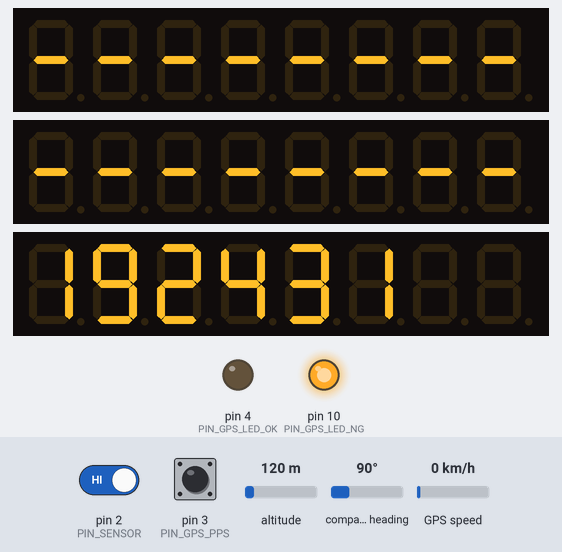
Bench run of a sketch on a simulated Arduino Uno, built with avr-gcc and run on an emulated ATmega328P. Shown: 3 × 8-digit seven-segment display, output pins drawn as LEDs (lit = HIGH). The inputs (shaded band) are chosen by the test bench; at power-on: pin 2 (PIN_SENSOR) HIGH, pin 3 (PIN_GPS_PPS) HIGH, altitude 120 m, compass heading 90°, GPS speed 0 km/h. The GPS gets a fix after 3 s at 37.7749, -122.4194 with 8 satellites.

Above: at 1.7 s.
1.8 s: pin 2 (PIN_SENSOR) driven LOW
At 3.4 s:
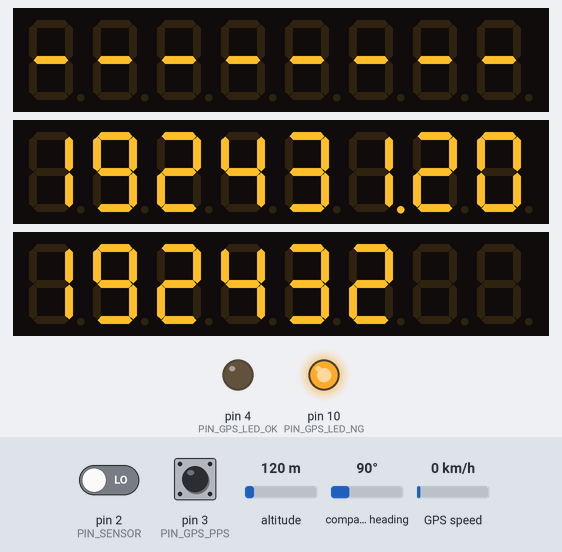
At 4.4 s:
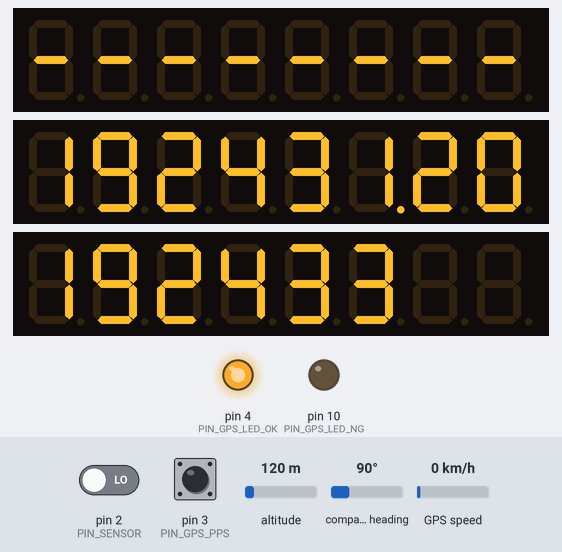
Timing chart, 0 to 5.9 s (numbered marks = the images above; inputs shaded):
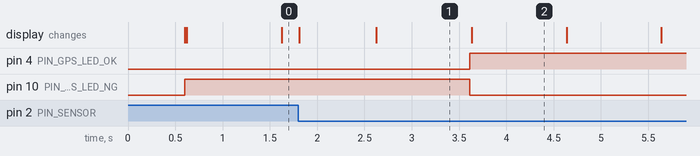

The sketch:

goal_timer.ino
```cpp
/*
 * goal_timer.ino — ゴール計測器（光電センサ＋GPS時刻＋7セグLED×3）
 *
 * 概要
 * -----
 * 光電センサでライダーの通過を検知し、GPSモジュールから取得した時刻（0時からの経過時間）を
 * 記録する。3台の8桁7セグメントLED表示器に「最新通過時刻」「ひとつ前の通過時刻」「現在時刻」を
 * 表示し続ける。GPSの測位状態は緑／赤2つのLEDで示す（緑＝受信良好、赤＝問題あり）。
 *
 * ゴールオフィシャルは、表示された時刻とBIBナンバー（目視確認）を、
 * レース計時集計ツール（index.html）の「③タイム入力」に手入力する。
 * このマイコンはPCやネットワークには一切接続しない（配線は電源とセンサ・GPS・表示器のみ）。
 *
 * 通過時刻の表示形式："HHMMSSff"（8桁、6桁目の右に小数点灯）→ 見た目は "100523.45"
 * （現在時刻は秒までの "HHMMSS"。右の2桁は消灯）
 * これはレース計時集計ツールのタイム入力欄がそのまま受け付ける形式なので、
 * 表示されている数字をそのまま（小数点を含めて）入力すればよい。
 *
 * 必要ライブラリ（Arduino IDEの「ライブラリマネージャ」からインストール）：
 *   - TinyGPSPlus（Mikal Hart）
 *   - LedControl（Eberhard Fahle）
 *
 * 時刻合わせ：GPSの1PPS信号（秒の始まりのパルス）を基準にする。1PPSが無いと時計が0.4秒ほど遅れる。
 *
 * 対象ボード：Arduino Nano / Uno など ATmega328P系（5V・16MHz）
 * 配線・部品は firmware/goal_timer/README.md を参照。
 */

#include <SoftwareSerial.h>
#include <TinyGPSPlus.h>
#include <LedControl.h>

// ------------------------------------------------------------------
// ピン設定（README.md の配線表と対応させること）
// ------------------------------------------------------------------
const uint8_t PIN_SENSOR     = 2;  // 光電センサ出力（D2/D3のみ割り込み対応。センサ検知でLOWになる前提＝INPUT_PULLUP）
const uint8_t PIN_GPS_PPS    = 3;  // GPSモジュールの1PPS（秒の始まりを示す1秒ごとのパルス。D2/D3のみ割り込み対応）
const uint8_t PIN_GPS_LED_OK = 4;  // GPS受信良好LED（緑。+抵抗、GND側へ）
const uint8_t PIN_GPS_RX     = 5;  // ArduinoのRX ← GPSモジュールのTXへ接続
const uint8_t PIN_GPS_TX     = 6;  // ArduinoのTX → GPSモジュールのRXへ接続（受信専用なら未配線でも可）
const uint8_t PIN_DISP_DIN   = 7;  // 表示器チェーンのDIN（3台共通・デイジーチェーン）
const uint8_t PIN_DISP_CLK   = 8;  // 表示器チェーンのCLK（3台共通）
const uint8_t PIN_DISP_CS    = 9;  // 表示器チェーンのCS/LOAD（3台共通）
const uint8_t PIN_GPS_LED_NG = 10; // GPS受信注意LED（赤。+抵抗、GND側へ）

// LedControlのデバイス番号（Arduinoに近い側から0,1,2。README.mdの配線図参照）
// 表示器は上から「現在時刻／最新通過時刻／ひとつ前の通過時刻」の順に並べる
// （＝数珠つなぎの一番遠い台が一番上、Arduinoに一番近い台が一番下）。
const uint8_t DISP_CLOCK  = 2;   // 現在時刻（上）
const uint8_t DISP_LATEST = 1;   // 最新通過時刻（中）
const uint8_t DISP_PREV   = 0;   // ひとつ前の通過時刻（下）

const uint8_t DISP_COUNT    = 3;
const uint8_t DISP_BRIGHT   = 8;    // 表示の明るさ（0〜15。屋外なら明るめ推奨）
const unsigned long GPS_BAUD      = 9600;
const unsigned long DEBOUNCE_MS   = 300;  // 検知が終わってからこの時間、信号が無ければ次の通過を受け付ける（連続通過の想定間隔に応じて調整）
const unsigned long GPS_STALE_MS  = 2000; // これより古いGPS時刻情報は同期に使わない
const unsigned long GPS_FIX_STALE_MS = 3000; // 位置情報がこれより古ければ「受信不良」とみなす（アンテナを覆ったとき等）
const unsigned long GPS_QUIET_MS  = 20;   // これだけ何も届かなければ、GPSの受信が一段落したとみなす
const unsigned long PPS_MIN_MS    = 950;  // 1PPSの間隔がこの範囲なら正しいパルスとみなす（ノイズ除け）
const unsigned long PPS_MAX_MS    = 1050;
const unsigned long PPS_MATCH_MS  = 950;  // 文が届いたとき、これ以内に来ていたパルスを「その文の秒の始まり」とみなす
const unsigned long PPS_LOST_MS   = 3000; // これだけパルスで合わせられなければ、文だけで合わせる方式に戻す
const unsigned long CLOCK_TICK_MS = 10;   // 現在時刻の秒が変わったかを確かめる間隔
const unsigned long HDOP_OK       = 500;  // HDOP(精度の目安)がこれ以下(×100した整数)なら測位良好とみなす。生値5.0=500

const uint32_t DAY_MS = 86400000UL;
const uint32_t TZ_OFFSET_MS = 9UL * 3600000UL; // GPSの時刻（UTC）に足す時差。日本時間＝+9時間

SoftwareSerial gpsSerial(PIN_GPS_RX, PIN_GPS_TX);
TinyGPSPlus gps;
LedControl lc(PIN_DISP_DIN, PIN_DISP_CLK, PIN_DISP_CS, DISP_COUNT);

// --- GPSで同期した内部時計 ---
// GPSの新しい時刻が来るたびに「0時からのミリ秒」とそのときのmillis()を記録しておき、
// 表示のたびはmillis()との差分で進めた時刻を使う。GPSが一時的に途切れても表示は止まらない。
bool timeSynced = false;
uint32_t syncedMsOfDay  = 0;
unsigned long syncedAtMillis = 0;

// --- 1PPS（秒の始まりのパルス） ---
// GPSの文（NMEA）は、その秒が始まってから0.25〜0.4秒ほど遅れて届く。文が届いた瞬間で時計を合わせると
// その分だけ時計が遅れるので、秒の始まりちょうどに出る1PPSの瞬間を基準にし、文は
// 「そのパルスが何時何分何秒か」を知るためだけに使う。
// 秋月 AE-GYSFDMAXB の1PPS端子は、秒の始まりでLOWに下がる（実測）ので、立ち下がりで割り込む。
// 1PPSが来ていない間（未配線・測位前）は、文が届いた瞬間で合わせる（遅れたまま）。
volatile unsigned long ppsAtMillis = 0; // 最後のパルスが来た瞬間の millis()
volatile bool ppsValid = false;         // そのパルスが、前のパルスからほぼ1秒後に来た正しいものか
bool ppsSynced = false;                 // true＝1PPSで合わせている
unsigned long lastPpsSyncAt = 0;

// --- センサ検知 ---
// 1回の通過を1回だけ記録するため、いったん記録したら、信号が「検知していない状態」のまま
// DEBOUNCE_MS 続くまで次を受け付けない（センサが検知しっぱなし・出力のばたつき・
// 自転車の前輪と後輪で光が2回切れる、のどれも1回の通過として扱える）。
volatile bool armed = true;               // true＝次の通過を受け付けられる
volatile bool sensorFired = false;        // 新しい通過を検知した（loop()で記録・表示する）
volatile unsigned long firedAtMillis = 0; // その通過の最初の信号が入った瞬間の millis()
volatile unsigned long lastEdgeAt = 0;    // 最後に信号が入った millis()（受け付け再開の判定用）

bool hasLatest = false, hasPrev = false;
uint32_t latestMsOfDay = 0, prevMsOfDay = 0;

void onSensorInterrupt() {
  // 割り込み内は最小限（時刻の控えとフラグだけ）。記録や表示更新はloop()側で行う。
  // 通過の瞬間の millis() をここで控えるので、loop()側の処理（表示更新など）で時刻が遅れない。
  unsigned long now = millis();
  lastEdgeAt = now;
  if (armed) {
    armed = false;
    firedAtMillis = now;
    sensorFired = true;
  }
}

void onPpsInterrupt() {
  unsigned long now = millis();
  unsigned long interval = now - ppsAtMillis;
  ppsValid = (interval >= PPS_MIN_MS && interval <= PPS_MAX_MS);
  ppsAtMillis = now;
}

// millis() の値 at の時点の時刻（0時からのミリ秒）を返す
uint32_t msOfDayAt(unsigned long at) {
  if (!timeSynced) return 0;
  // at が直近の同期よりわずかに前（検知の直後にGPS同期が入った場合）でも正しく計算できるよう、差は符号付きで扱う
  int32_t delta = (int32_t)(at - syncedAtMillis);
  return (uint32_t)(syncedMsOfDay + DAY_MS + delta) % DAY_MS; // 日付をまたいだら0時に戻す
}

uint32_t currentMsOfDay() {
  return msOfDayAt(millis());
}

void syncFromGps() {
  if (!gps.time.isValid() || !gps.date.isValid()) return;
  if (gps.time.age() > GPS_STALE_MS) return; // 古い情報では同期しない
  uint32_t ms = ((uint32_t)gps.time.hour() * 3600UL
               + (uint32_t)gps.time.minute() * 60UL
               + (uint32_t)gps.time.second()) * 1000UL
               + (uint32_t)gps.time.centisecond() * 10UL;
  ms = (ms + TZ_OFFSET_MS) % DAY_MS; // UTC → 日本時間

  unsigned long now = millis();
  noInterrupts();
  unsigned long ppsAt = ppsAtMillis;
  bool valid = ppsValid;
  interrupts();

  if (valid && now - ppsAt < PPS_MATCH_MS) {
    // この文の時刻は、直前のパルスの瞬間の時刻
    syncedMsOfDay  = ms;
    syncedAtMillis = ppsAt;
    timeSynced = true;
    ppsSynced = true;
    lastPpsSyncAt = now;
  } else if (!ppsSynced || now - lastPpsSyncAt > PPS_LOST_MS) {
    // パルスが来ていない：文が届いた瞬間で合わせる（その分だけ時計は遅れる）
    syncedMsOfDay  = ms;
    syncedAtMillis = now;
    timeSynced = true;
    ppsSynced = false;
  }
}

bool gpsFixGood() {
  if (!gps.location.isValid() || !timeSynced) return false;
  if (gps.location.age() > GPS_FIX_STALE_MS) return false; // 測位できなくなっている
  if (!gps.hdop.isValid()) return true; // HDOPが得られない機種でも、位置・時刻が有効なら良好とみなす
  return gps.hdop.value() <= HDOP_OK;
}

// 8桁7セグに「HHMMSSff」を表示する（6桁目＝秒の1の位の右にドット→ "100523.45" のように見える）
void showTime(uint8_t dev, uint32_t msOfDay) {
  uint32_t totalSec = msOfDay / 1000UL;
  uint8_t hh = (totalSec / 3600UL) % 24;
  uint8_t mm = (totalSec / 60UL) % 60UL;
  uint8_t ss = totalSec % 60UL;
  uint8_t ff = (uint8_t)((msOfDay % 1000UL) / 10UL); // 1/100秒
  uint8_t d[8] = { (uint8_t)(hh/10), (uint8_t)(hh%10), (uint8_t)(mm/10), (uint8_t)(mm%10),
                   (uint8_t)(ss/10), (uint8_t)(ss%10), (uint8_t)(ff/10), (uint8_t)(ff%10) };
  for (uint8_t i = 0; i < 8; i++) {
    bool dp = (i == 5); // 左から6桁目（0始まりでindex5）の右にドット
    lc.setDigit(dev, 7 - i, d[i], dp);
  }
}

// 現在時刻用：「HHMMSS」を左から6桁に表示する（秒まで。右の2桁は消灯、小数点なし）。
// 桁の位置は通過時刻の表示とそろえてあるので、上下に並べたときに時・分・秒が同じ位置に来る。
void showClock(uint8_t dev, uint32_t msOfDay) {
  uint32_t totalSec = msOfDay / 1000UL;
  uint8_t hh = (totalSec / 3600UL) % 24;
  uint8_t mm = (totalSec / 60UL) % 60UL;
  uint8_t ss = totalSec % 60UL;
  uint8_t d[6] = { (uint8_t)(hh/10), (uint8_t)(hh%10), (uint8_t)(mm/10), (uint8_t)(mm%10),
                   (uint8_t)(ss/10), (uint8_t)(ss%10) };
  for (uint8_t i = 0; i < 6; i++) lc.setDigit(dev, 7 - i, d[i], false);
  lc.setRow(dev, 1, 0x00);
  lc.setRow(dev, 0, 0x00);
}

void showBlank(uint8_t dev) {
  for (uint8_t i = 0; i < 8; i++) lc.setRow(dev, i, 0x00);
}

// 未同期であることを示す（全桁に "-" を表示）
void showDashes(uint8_t dev) {
  for (uint8_t i = 0; i < 8; i++) lc.setChar(dev, i, '-', false);
}

void setup() {
  pinMode(PIN_SENSOR, INPUT_PULLUP); // NPNオープンコレクタ（検知時にLOW）のセンサを想定
  pinMode(PIN_GPS_LED_OK, OUTPUT);
  pinMode(PIN_GPS_LED_NG, OUTPUT);
  digitalWrite(PIN_GPS_LED_OK, LOW);
  digitalWrite(PIN_GPS_LED_NG, LOW);
  attachInterrupt(digitalPinToInterrupt(PIN_SENSOR), onSensorInterrupt, FALLING);

  pinMode(PIN_GPS_PPS, INPUT_PULLUP); // 未配線のときにノイズで誤動作しないよう、内蔵プルアップでHIGHに固定しておく
  attachInterrupt(digitalPinToInterrupt(PIN_GPS_PPS), onPpsInterrupt, FALLING);

  gpsSerial.begin(GPS_BAUD);
  // GPSモジュールが出す文を RMC と GGA の2種類だけに絞る（時刻・測位状態・HDOPはこの2つで足りる）。
  // 初期設定のままだと毎秒の文字数が多すぎて、ソフトウェアシリアルの受信が追いつかず取りこぼす。
  // 電源を切ると設定は元に戻るので、起動のたびに送る（MediaTek系のGPS用のコマンド。D6→RXD が未配線なら何も起きない）。
  delay(500);
  gpsSerial.print(F("$PMTK314,0,1,0,1,0,0,0,0,0,0,0,0,0,0,0,0,0,0,0*28\r\n"));

  for (uint8_t i = 0; i < DISP_COUNT; i++) {
    lc.shutdown(i, false);
    lc.setIntensity(i, DISP_BRIGHT);
    lc.clearDisplay(i);
  }
  showDashes(DISP_LATEST);
  showDashes(DISP_PREV);
  showDashes(DISP_CLOCK);
}

void loop() {
  // --- GPSデータを読み進める ---
  static unsigned long lastRxAt = 0;
  while (gpsSerial.available()) {
    gps.encode(gpsSerial.read());
    lastRxAt = millis();
  }
  if (gps.time.isUpdated()) syncFromGps();
  // GPSの文を受信している最中は、ソフトウェアシリアルの受信処理にCPUをほぼ取られる。
  // その間に表示の更新など時間のかかる処理をすると受信バッファがあふれて文が欠けるので、
  // 受信が一段落する（GPS_QUIET_MS のあいだ何も届かない）まで後回しにする。
  // 通過の時刻は割り込みの中で控えてあるので、表示が少し遅れても記録される時刻は変わらない。
  bool gpsBusy = (millis() - lastRxAt < GPS_QUIET_MS);

  // --- GPS測位状態LED：緑＝受信良好、赤＝問題あり ---
  // 赤は状況によって点滅／点灯を使い分ける：
  //   ・一度も時刻同期できていない（探索中）→ 点滅
  //   ・過去に同期済みだが、現在は測位精度が悪い／位置情報が取れない → 点灯
  static unsigned long lastBlinkAt = 0;
  static bool blinkState = false;
  if (gpsFixGood()) {
    digitalWrite(PIN_GPS_LED_OK, HIGH);
    digitalWrite(PIN_GPS_LED_NG, LOW);
  } else {
    digitalWrite(PIN_GPS_LED_OK, LOW);
    if (!timeSynced) {
      if (millis() - lastBlinkAt > 400) {
        lastBlinkAt = millis();
        blinkState = !blinkState;
        digitalWrite(PIN_GPS_LED_NG, blinkState ? HIGH : LOW);
      }
    } else {
      digitalWrite(PIN_GPS_LED_NG, HIGH);
    }
  }

  // --- センサ検知：新しい通過を記録・表示 ---
  if (sensorFired && !gpsBusy) {
    noInterrupts();
    sensorFired = false;
    unsigned long at = firedAtMillis;
    interrupts();
    if (timeSynced) {
      if (hasLatest) { prevMsOfDay = latestMsOfDay; hasPrev = true; }
      latestMsOfDay = msOfDayAt(at);
      hasLatest = true;
      showTime(DISP_LATEST, latestMsOfDay);
      if (hasPrev) showTime(DISP_PREV, prevMsOfDay);
    }
    // timeSynced==false（GPS同期前）の通過は記録できない。赤LEDが点滅中は計測開始前と分かる。
  }

  // --- 受け付けの再開：検知していない状態が DEBOUNCE_MS 続いたら次の通過を受け付ける ---
  if (!armed) {
    unsigned long now = millis();
    noInterrupts();
    if (digitalRead(PIN_SENSOR) == LOW) lastEdgeAt = now; // まだ検知中
    if (now - lastEdgeAt >= DEBOUNCE_MS) armed = true;
    interrupts();
  }

  // --- 現在時刻表示（秒まで。秒が変わったときだけ書き換える） ---
  static unsigned long lastClockAt = 0;
  static uint32_t shownSec = 0xFFFFFFFFUL;
  if (!gpsBusy && millis() - lastClockAt >= CLOCK_TICK_MS) {
    lastClockAt = millis();
    if (timeSynced) {
      uint32_t nowMs = currentMsOfDay();
      if (nowMs / 1000UL != shownSec) {
        shownSec = nowMs / 1000UL;
        showClock(DISP_CLOCK, nowMs);
      }
    }
  }
}
```

Measured:
- after the input at 1.8 s, the display: first changes at once (image 1 shows a later state)
- what the display in image 2 shows lasts 1.0 s, from 3.6 s to 4.6 s
